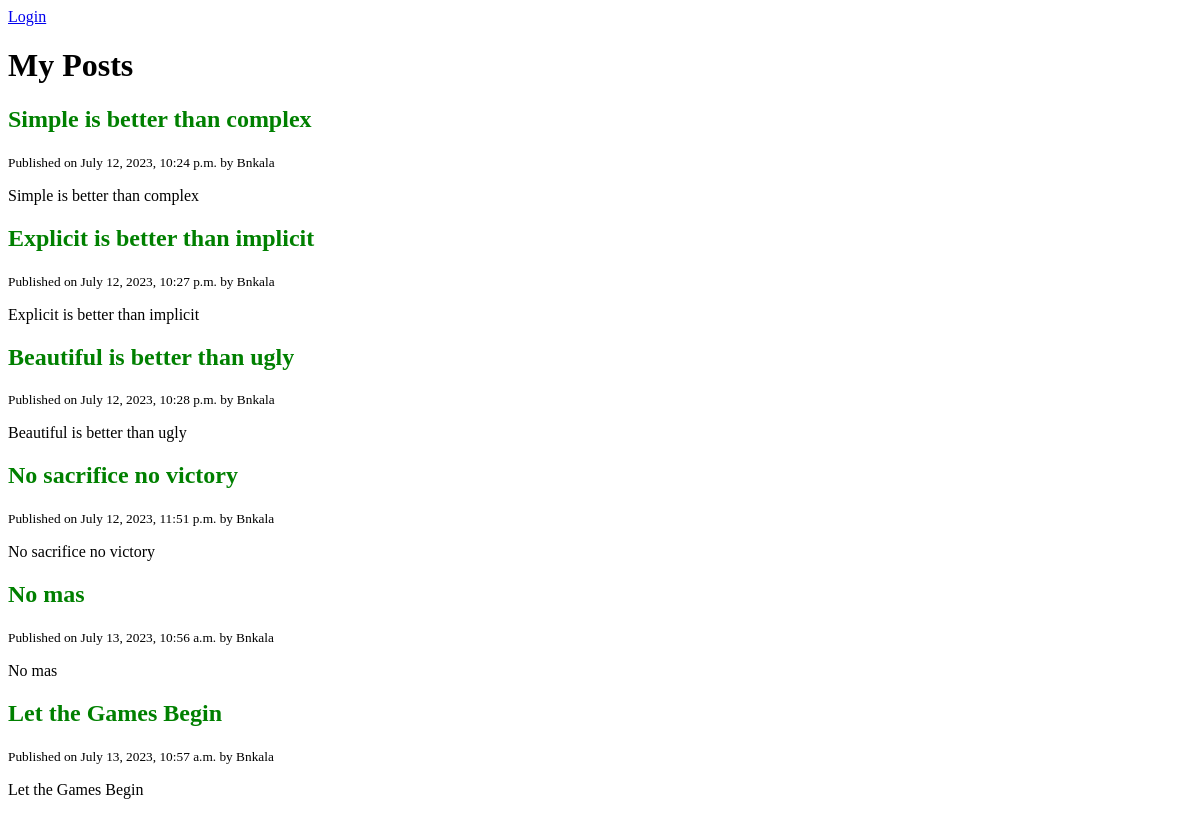
The app's page /, older data.
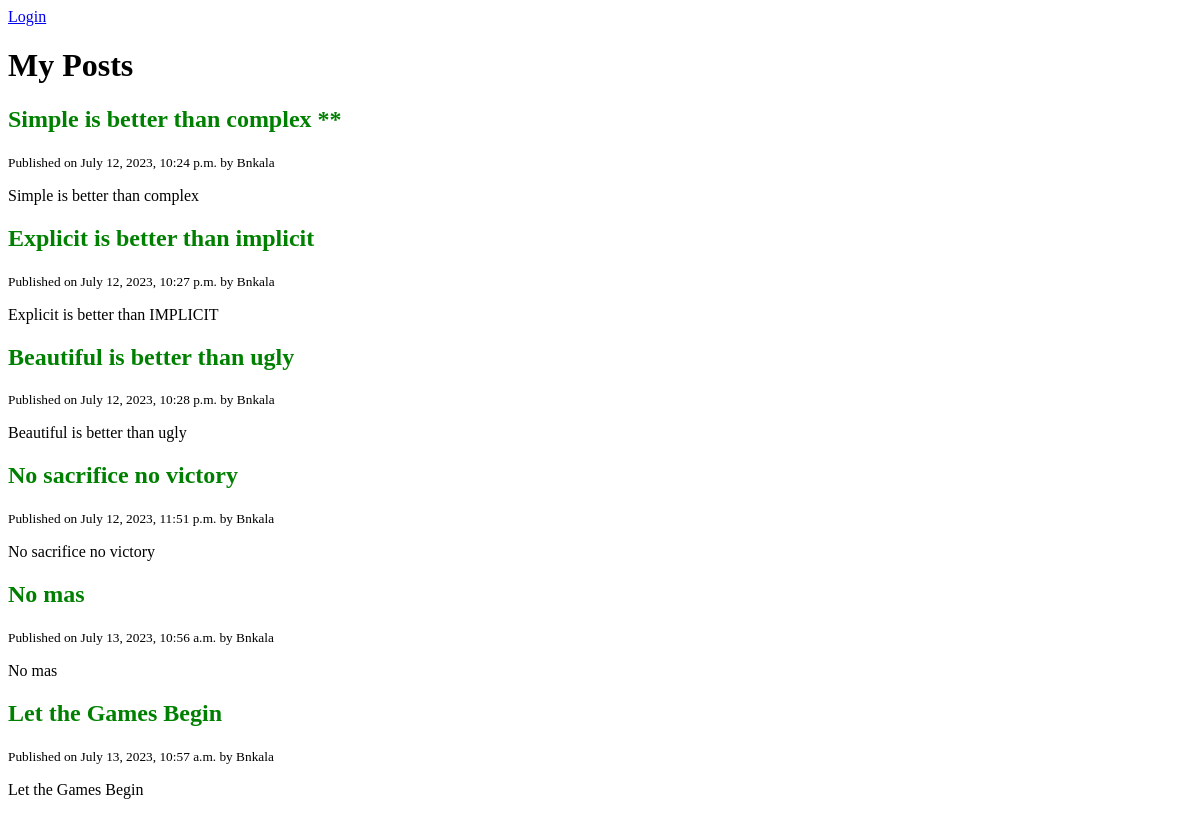
The same page, newer data.
### blog/models.py (models this page shows, shortened)
class Post(models.Model):
    title = models.CharField(max_length=120)
    content = models.TextField()
    published_at = models.DateTimeField(default=timezone.now)
    author = models.ForeignKey(User, on_delete=models.CASCADE)

### blog/views.py (the view)
# urls.py: path('',views.home, name='posts'),
def home(request):
    posts = Post.objects.all()
    context ={'posts':posts}
    return render(request,'blog/home.html', context)

### blog/templates/blog/home.html (shortened to what this page needs)
        {% extends 'base.html' %}
        {% block content %}
        <h1>My Posts</h1>
            {% for post in posts %}
            <h2>{{ post.title }}</h2>
            <small>Published on {{ post.published_at }} by {{ post.author | title}}</small>
            <p> {{ post.content}} </p>
            {% endfor %}
        {% endblock content %}

Row changes from the older to the newer data that the page shows:
changed Post "Simple is better than complex": title "Simple is better than complex" → "Simple is better than complex **"
changed Post "Explicit is better than implicit": content "Explicit is better than implicit" → "Explicit is better than IMPLICIT"
